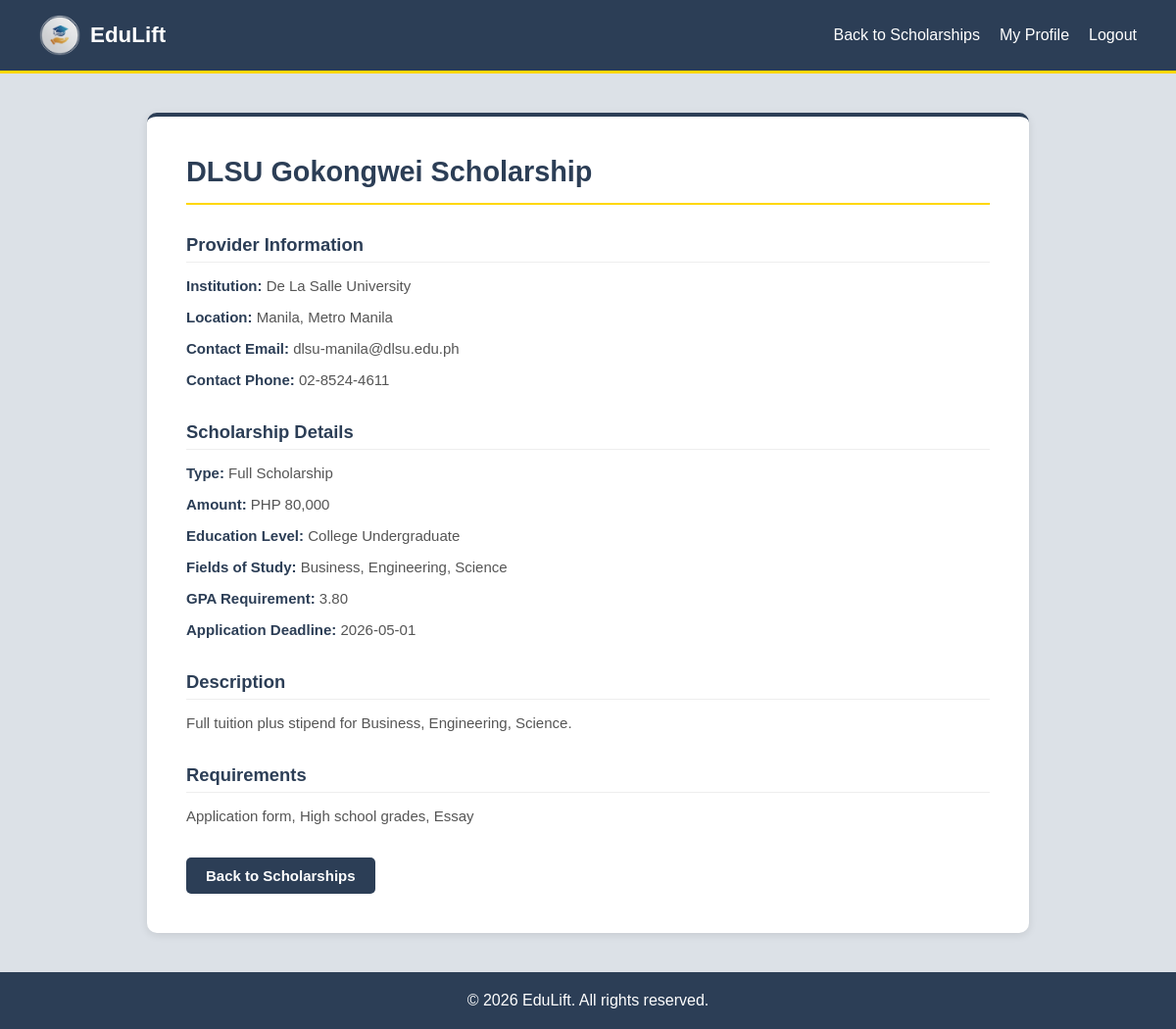
/student/scholarship_view.php?id=4, run on the app's committed database.
### tables this page shows
CREATE TABLE `scholarships` (
  `scholarship_id` int(11) NOT NULL,
  `provider_id` int(11) NOT NULL,
  `scholarship_name` varchar(255) NOT NULL,
  `scholarship_type` varchar(50) DEFAULT NULL,
  `description` text NOT NULL,
  `amount` varchar(100) DEFAULT NULL,
  `education_level` varchar(50) DEFAULT NULL,
  `gpa_requirement` decimal(3,2) DEFAULT NULL,
  `requirements` text DEFAULT NULL,
  `application_deadline` date DEFAULT NULL,
  `status` varchar(20) DEFAULT 'active',
  `created_at` timestamp NOT NULL DEFAULT current_timestamp()
);

CREATE TABLE `institutions` (
  `institution_id` int(11) NOT NULL,
  `institution_name` varchar(200) NOT NULL,
  `institution_type` varchar(50) DEFAULT NULL,
  `location` varchar(200) DEFAULT NULL,
  `contact_email` varchar(100) DEFAULT NULL,
  `contact_phone` varchar(20) DEFAULT NULL,
  `description` text DEFAULT NULL
);

### student/scholarship_view.php (the view, shortened to what this page needs)
<?php
include("../config/database.php");
$scholarship_id = (int) $_GET['id'];
$stmt = mysqli_prepare($conn, "SELECT s.*, i.institution_name, i.contact_email, i.contact_phone,
                                       i.location, i.description AS inst_description
                                FROM scholarships s
                                JOIN provider_profiles pp ON s.provider_id = pp.provider_id
                                JOIN institutions i ON pp.institution_id = i.institution_id
                                WHERE s.scholarship_id = ?
                                AND s.status = 'active'
                                AND s.application_deadline >= CURDATE()");
mysqli_stmt_bind_param($stmt, "i", $scholarship_id);
mysqli_stmt_execute($stmt);
$result = mysqli_stmt_get_result($stmt);
$data   = mysqli_fetch_assoc($result);
$stmt2 = mysqli_prepare($conn, "SELECT field_of_study FROM scholarship_fields WHERE scholarship_id = ?");
mysqli_stmt_bind_param($stmt2, "i", $scholarship_id);
mysqli_stmt_execute($stmt2);
$fields_result = mysqli_stmt_get_result($stmt2);
$fields        = [];
while ($field_row = mysqli_fetch_assoc($fields_result)) {
    $fields[] = $field_row['field_of_study'];
}
?>
<!DOCTYPE html>
<html lang="en">
<head>
    <link rel="stylesheet" href="../assets/css/style.css">
</head>
<body>
    <header class="header">
        <a class="header-brand" href="#"><img src="../assets/img/eduliftlogo.png" alt="EduLift Logo" class="header-logo"><h1 class="logo">EduLift</h1></a>
        <nav>
            <a href="dashboard.php">Back to Scholarships</a>
            <a href="profile.php">My Profile</a>
            <a href="../auth/logout.php">Logout</a>
        </nav>
    </header>
    <div class="container">
        <div class="scholarship-detail">
            <h2><?php echo htmlspecialchars($data['scholarship_name']); ?></h2>
            <div class="detail-section">
                <h3>Provider Information</h3>
                <p><strong>Institution:</strong> <?php echo htmlspecialchars($data['institution_name']); ?></p>
                <p><strong>Location:</strong>    <?php echo htmlspecialchars($data['location']); ?></p>
                <p><strong>Contact Email:</strong> <?php echo htmlspecialchars($data['contact_email']); ?></p>
                <?php if ($data['contact_phone']): ?>
                    <p><strong>Contact Phone:</strong> <?php echo htmlspecialchars($data['contact_phone']); ?></p>
                <?php endif; ?>
            </div>
            <div class="detail-section">
                <h3>Scholarship Details</h3>
                <p><strong>Type:</strong>            <?php echo htmlspecialchars($data['scholarship_type']); ?></p>
                <p><strong>Amount:</strong>          <?php echo htmlspecialchars($data['amount']); ?></p>
                <p><strong>Education Level:</strong> <?php echo htmlspecialchars($data['education_level']); ?></p>
                <?php if (!empty($fields)): ?>
                    <p><strong>Fields of Study:</strong> <?php echo htmlspecialchars(implode(', ', $fields)); ?></p>
                <?php endif; ?>
                <?php if ($data['gpa_requirement']): ?>
                    <p><strong>GPA Requirement:</strong> <?php echo htmlspecialchars($data['gpa_requirement']); ?></p>
                <?php endif; ?>
                <p><strong>Application Deadline:</strong> <?php echo htmlspecialchars($data['application_deadline']); ?></p>
            </div>
            <div class="detail-section">
                <h3>Description</h3>
                <p><?php echo nl2br(htmlspecialchars($data['description'])); ?></p>
            </div>
            <div class="detail-section">
                <h3>Requirements</h3>
                <p><?php echo nl2br(htmlspecialchars($data['requirements'])); ?></p>
            </div>
            <div class="action-buttons">
                <a href="dashboard.php" class="btn">Back to Scholarships</a>
            </div>
        </div>
    </div>
    <footer>
        <p>&copy; <?php echo date('Y'); ?> EduLift. All rights reserved.</p>
    </footer>
</body>
</html>

### assets/css/style.css (style rules this page uses)
* { box-sizing: border-box; }
body { margin: 0; font-family: Arial, sans-serif; display: flex; flex-direction: column; min-height: 100vh; background: #dce1e7; }
.container { flex: 1; width: 100%; max-width: 1200px; margin: 0 auto; padding: 40px; box-sizing: border-box; }
.container h2, .container h3 { color: #2c3e56; }
.header { padding: 15px 40px; display: flex; justify-content: space-between; align-items: center; background: #2c3e56; border-bottom: 3px solid #FFD700; position: relative; }
.header-brand { display: flex; align-items: center; gap: 10px; text-decoration: none; }
.header-logo { height: 42px; width: 42px; border-radius: 50%; object-fit: cover; flex-shrink: 0; }
.logo { font-weight: bold; color: #ffffff; margin: 0; font-size: 1.4rem; }
.header nav { display: flex; align-items: center; }
.header nav a { color: #ffffff; text-decoration: none; margin-left: 20px; transition: color 0.3s; white-space: nowrap; }
.btn { display: inline-block; padding: 10px 20px; background: #2c3e56; color: #ffffff; text-decoration: none; border-radius: 5px; font-size: 15px; font-weight: bold; border: none; cursor: pointer; transition: background 0.3s, transform 0.2s; }
footer { background: #2c3e56; color: #ffffff; text-align: center; padding: 20px; margin-top: 0; }
footer p { margin: 0; }
.scholarship-detail { background: #ffffff; border-radius: 10px; padding: 40px; box-shadow: 0 2px 8px rgba(0,0,0,0.1); border-top: 4px solid #2c3e56; max-width: 900px; margin: 0 auto; }
.scholarship-detail h2 { color: #2c3e56; font-size: 1.8rem; margin-top: 0; margin-bottom: 30px; border-bottom: 2px solid #FFD700; padding-bottom: 15px; }
.detail-section { margin-bottom: 30px; }
.detail-section h3 { color: #2c3e56; font-size: 1.15rem; margin-bottom: 12px; padding-bottom: 6px; border-bottom: 1px solid #eee; }
.detail-section p { color: #555; margin: 8px 0; line-height: 1.6; font-size: 15px; }
.detail-section p strong { color: #2c3e56; }
.action-buttons { margin-top: 30px; display: flex; gap: 15px; flex-wrap: wrap; }

### data on the page
scholarships: scholarship_name "DLSU Gokongwei Scholarship", institutions.institution_name "De La Salle University", institutions.location "Manila, Metro Manila", institutions.contact_email "dlsu-manila@dlsu.edu.ph", institutions.contact_phone "02-8524-4611", scholarship_type "Full Scholarship", amount "PHP 80,000", education_level "College Undergraduate", gpa_requirement "3.80", application_deadline "2026-05-01", description "Full tuition plus stipend for Business, Engineering, Science.", requirements "Application form, High school grades, Essay"

### other printed values
implode(', ', $fields) "Business, Engineering, Science"
